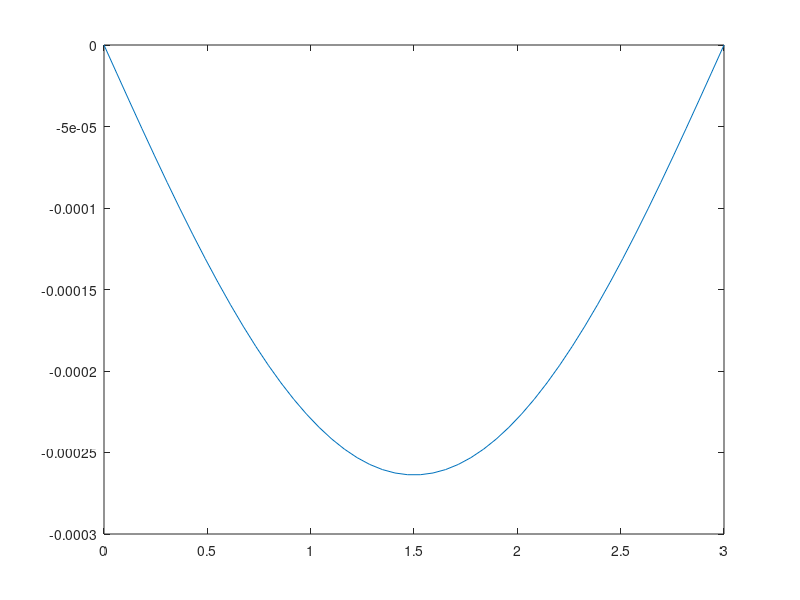

This figure's MATLAB source: (Note: this script raises an error after producing the figure.)
%% Fininte difference method code

clc
clear all
E= 200*10^9;
I=30000*(1/100)^4;
w=15000;
L=3;
%Boundary conditions
y1 = 0; yn = 0;
%Solution nodes
n = 50; %number of intervels
x = linspace(0, L, n);
dx = x(2)-x(1);
x_int = x(2:end-1);
%set up coefficient matrix
n_mat = n-2;
%% Method 1 of getting the matrix
A = zeros(n_mat, n_mat);
%diagonal
for ndx = 1:n_mat
    A(ndx,ndx)=-2;
end
%off-diagonal
for ndx=1:n_mat-1
    A(ndx,ndx+1) = 1;
    A(ndx+1,ndx) = 1;
end

%% Method 2 of getting the matrix
diag_vals = [1*ones(n_mat,1) -2*ones(n_mat,1) 1*ones(n_mat,1)];
B = spdiags(diag_vals, -1:1, n_mat, n_mat);
B1 = eig(B);

%% Obtaining the solution
RHS = (w*dx^2/(2*E*I))*(L*x_int-x_int.^2);
y_int = A\RHS';
%y_int = diag(B1)/RHS;
y = [y1, y_int', yn];

%% Poltting the solution
plot(linspace(0,L,length(y)), y)
xlabel('x (m)', FontSize=14)
ylabel('Deflection of Beam, y(x) (m)', FontSize=14)
